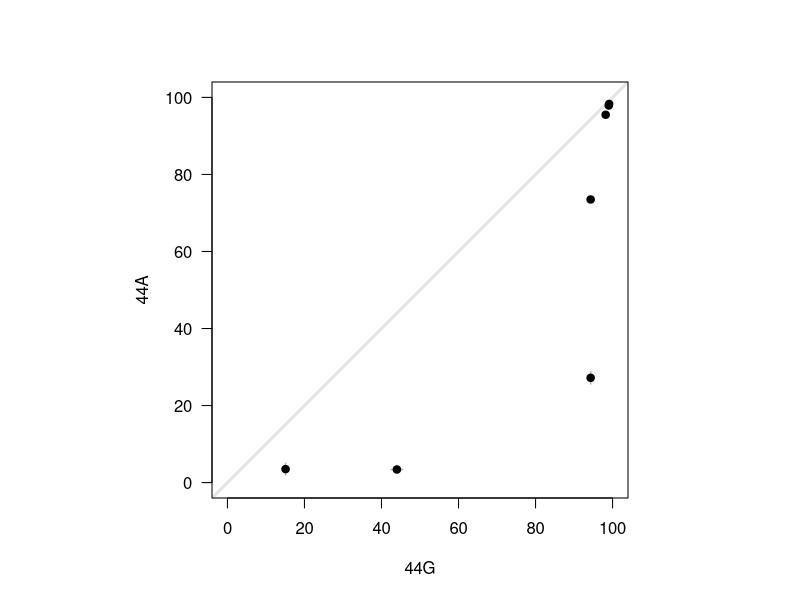
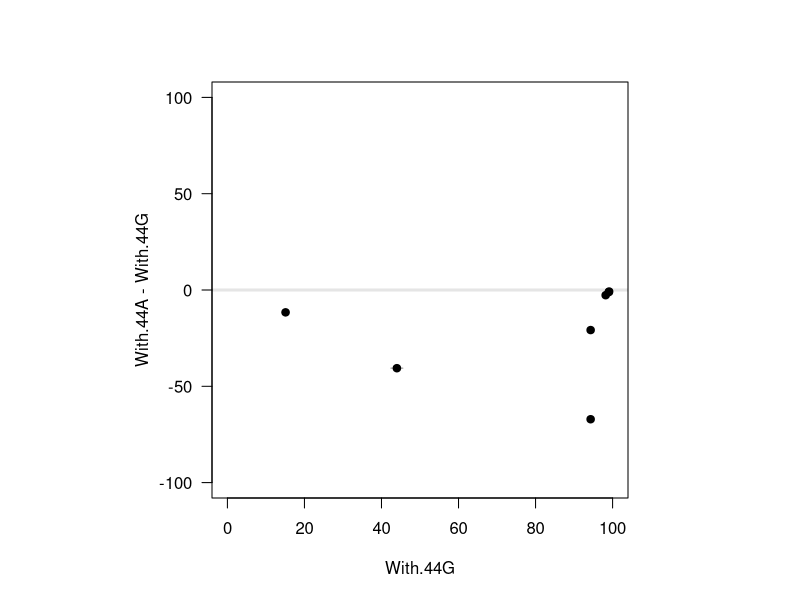
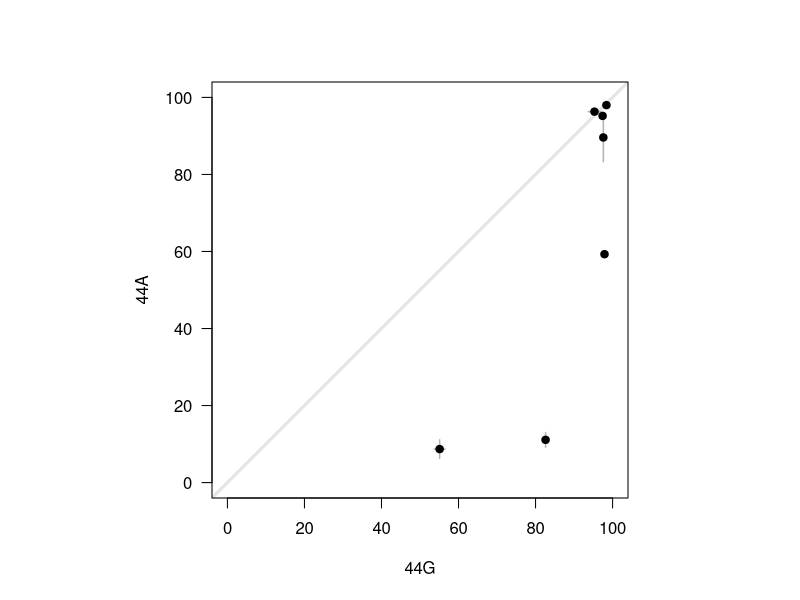
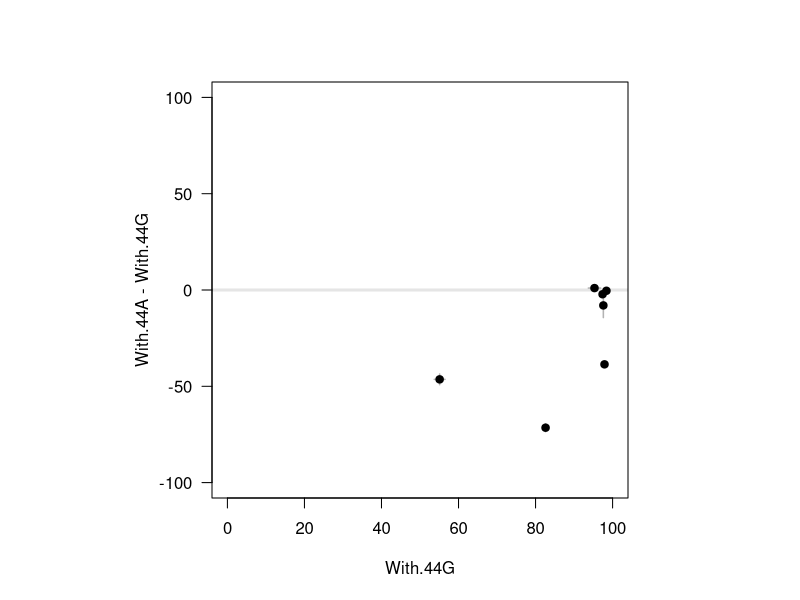
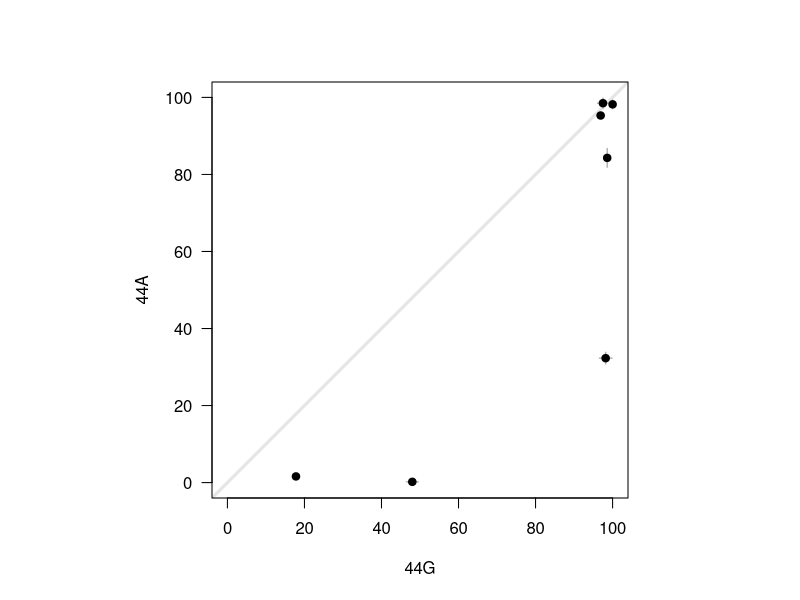
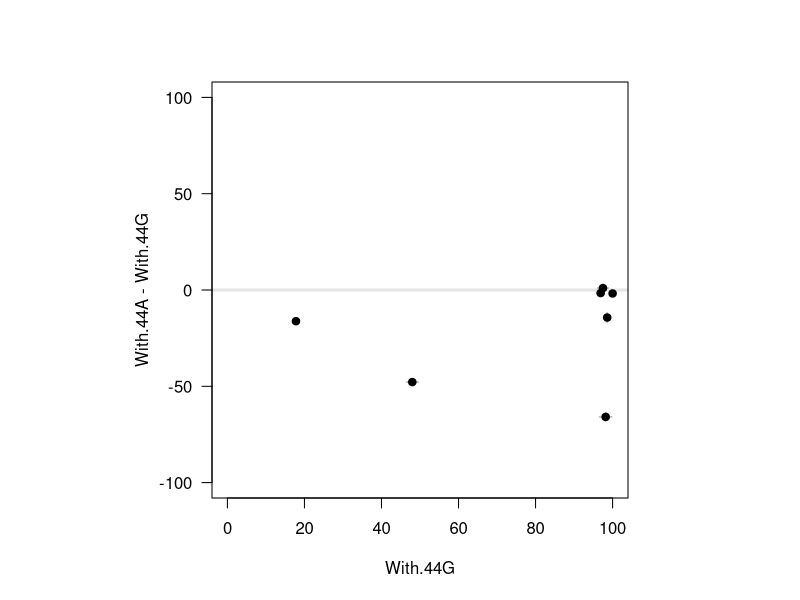

R code for these plots, in order:


############
## HEK293 ##
############

# gel electrophoresis
With.44G <- c(99.1,
              99,
              98.2,
              94.3,
              94.3,
              15.1,
              44)

With.44A <- c(98.3,
              97.9,
              95.5,
              73.5,
              27.2,
              3.5,
              3.4)

With.44G.SD <- c(0.7,
                 0.2,
                 0.2,
                 0.5,
                 0.5,
                 0.9,
                 1.5)

With.44A.SD <- c(0.2,
                 0.8,
                 0.3,
                 0.7,
                 1.6,
                 1.5,
                 1)

Combined.SD <- sqrt(With.44G.SD^2 + With.44A.SD^2)

par(pty="s")
plot(NULL,
     xlim = c(0,100),
     ylim = c(0,100),
     xlab = "",
     ylab = "",
     axes = F)
abline(0,1, lwd = 3, col = "gray90")
segments(x0 = With.44G,
         x1 = With.44G,
         y0 = With.44A+With.44A.SD,
         y1 = With.44A-With.44A.SD,
         col = "gray70",
         lwd = 1.5)
segments(x0 = With.44G+With.44G.SD,
         x1 = With.44G-With.44G.SD,
         y0 = With.44A,
         y1 = With.44A,
         col = "gray70",
         lwd = 1.5)
par(new=T)
plot(With.44G,
     With.44A,
     xlim = c(0,100),
     ylim = c(0,100),
     pch = 19,
     las = 1,
     xlab = "44G",
     ylab = "44A")









par(pty="s")
plot(NULL,
     xlim = c(0,100),
     ylim = c(-100,100),
     xlab = "",
     ylab = "",
     axes = F)
abline(h=0, lwd = 3, col = "gray90")
segments(x0 = With.44G,
         x1 = With.44G,
         y0 = With.44A-With.44G+Combined.SD,
         y1 = With.44A-With.44G-Combined.SD,
         col = "gray70",
         lwd = 1.5)
segments(x0 = With.44G+With.44G.SD,
         x1 = With.44G-With.44G.SD,
         y0 = With.44A-With.44G,
         y1 = With.44A-With.44G,
         col = "gray70",
         lwd = 1.5)
par(new=T)
plot(With.44G,With.44A-With.44G,
     xlim = c(0,100),
     ylim = c(-100,100),
     pch = 19,
     las = 1,
     xlab = "With.44G",
     ylab = "With.44A - With.44G")










##########
## HeLa ##
##########




# gel electrophoresis
With.44G <- c(98.4,
              95.3,
              97.4,
              97.6,
              97.9,
              55.1,
              82.6)

With.44A <- c(98,
              96.3,
              95.2,
              89.6,
              59.3,
              8.7,
              11.1)

With.44G.SD <- c(0.5,
                 1.6,
                 0.4,
                 0.4,
                 0.4,
                 1.4,
                 0.8)

With.44A.SD <- c(0.5,
                 0.4,
                 0.7,
                 6.3,
                 0.9,
                 2.4,
                 1.9)

Combined.SD <- sqrt(With.44G.SD^2 + With.44A.SD^2)

par(pty="s")
plot(NULL,
     xlim = c(0,100),
     ylim = c(0,100),
     xlab = "",
     ylab = "",
     axes = F)
abline(0,1, lwd = 3, col = "gray90")
segments(x0 = With.44G,
         x1 = With.44G,
         y0 = With.44A+With.44A.SD,
         y1 = With.44A-With.44A.SD,
         col = "gray70",
         lwd = 1.5)
segments(x0 = With.44G+With.44G.SD,
         x1 = With.44G-With.44G.SD,
         y0 = With.44A,
         y1 = With.44A,
         col = "gray70",
         lwd = 1.5)
par(new=T)
plot(With.44G,
     With.44A,
     xlim = c(0,100),
     ylim = c(0,100),
     pch = 19,
     las = 1,
     xlab = "44G",
     ylab = "44A")









par(pty="s")
plot(NULL,
     xlim = c(0,100),
     ylim = c(-100,100),
     xlab = "",
     ylab = "",
     axes = F)
abline(h=0, lwd = 3, col = "gray90")
segments(x0 = With.44G,
         x1 = With.44G,
         y0 = With.44A-With.44G+Combined.SD,
         y1 = With.44A-With.44G-Combined.SD,
         col = "gray70",
         lwd = 1.5)
segments(x0 = With.44G+With.44G.SD,
         x1 = With.44G-With.44G.SD,
         y0 = With.44A-With.44G,
         y1 = With.44A-With.44G,
         col = "gray70",
         lwd = 1.5)
par(new=T)
plot(With.44G,With.44A-With.44G,
     xlim = c(0,100),
     ylim = c(-100,100),
     pch = 19,
     las = 1,
     xlab = "With.44G",
     ylab = "With.44A - With.44G")
















###########
## COS-7 ##
###########





# gel electrophoresis
With.44G <- c(97.5,
              96.9,
              100,
              98.6,
              98.2,
              17.8,
              48)

With.44A <- c(98.5,
              95.3,
              98.2,
              84.3,
              32.3,
              1.6,
              0.2)

With.44G.SD <- c(1.4,
                 1,
                 0.1,
                 0.6,
                 1.6,
                 0.7,
                 1.5)

With.44A.SD <- c(1.3,
                 0.4,
                 1.1,
                 2.4,
                 1.5,
                 0.2,
                 0.6)

Combined.SD <- sqrt(With.44G.SD^2 + With.44A.SD^2)

par(pty="s")
plot(NULL,
     xlim = c(0,100),
     ylim = c(0,100),
     xlab = "",
     ylab = "",
     axes = F)
abline(0,1, lwd = 3, col = "gray90")
segments(x0 = With.44G,
         x1 = With.44G,
         y0 = With.44A+With.44A.SD,
         y1 = With.44A-With.44A.SD,
         col = "gray70",
         lwd = 1.5)
segments(x0 = With.44G+With.44G.SD,
         x1 = With.44G-With.44G.SD,
         y0 = With.44A,
         y1 = With.44A,
         col = "gray70",
         lwd = 1.5)
par(new=T)
plot(With.44G,
     With.44A,
     xlim = c(0,100),
     ylim = c(0,100),
     pch = 19,
     las = 1,
     xlab = "44G",
     ylab = "44A")









par(pty="s")
plot(NULL,
     xlim = c(0,100),
     ylim = c(-100,100),
     xlab = "",
     ylab = "",
     axes = F)
abline(h=0, lwd = 3, col = "gray90")
segments(x0 = With.44G,
         x1 = With.44G,
         y0 = With.44A-With.44G+Combined.SD,
         y1 = With.44A-With.44G-Combined.SD,
         col = "gray70",
         lwd = 1.5)
segments(x0 = With.44G+With.44G.SD,
         x1 = With.44G-With.44G.SD,
         y0 = With.44A-With.44G,
         y1 = With.44A-With.44G,
         col = "gray70",
         lwd = 1.5)
par(new=T)
plot(With.44G,With.44A-With.44G,
     xlim = c(0,100),
     ylim = c(-100,100),
     pch = 19,
     las = 1,
     xlab = "With.44G",
     ylab = "With.44A - With.44G")



